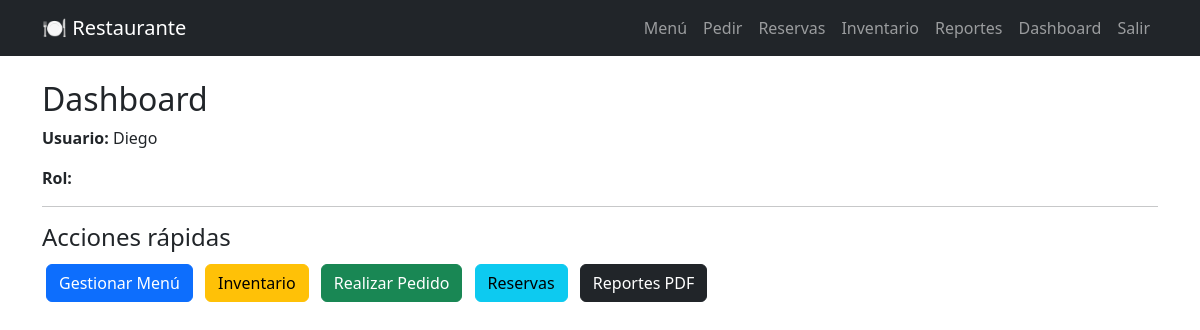
The app's page /dashboard/ (signed in), older data.
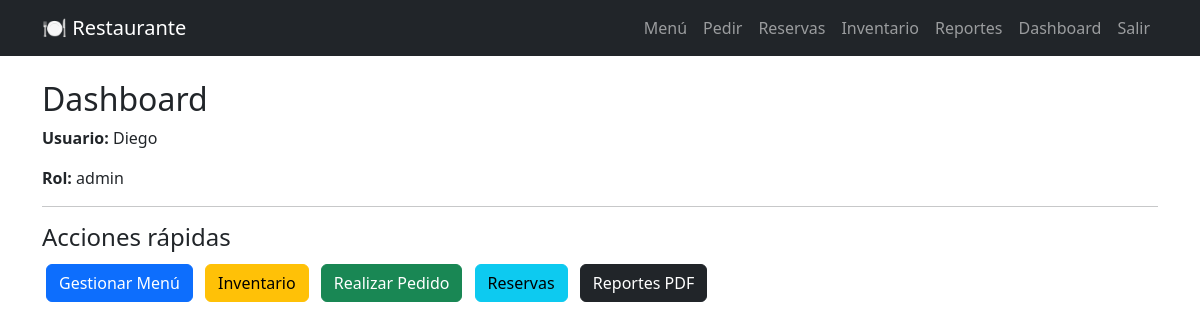
The same page, newer data.
### core/models.py (models this page shows, shortened)
class Profile(models.Model):
    ROLE_CHOICES = [
        ("admin", "Administrador"),
        ("mesero", "Mesero"),
        ("cliente", "Cliente"),
    ]
    user = models.OneToOneField(User, on_delete=models.CASCADE)
    role = models.CharField(max_length=20, choices=ROLE_CHOICES, default="cliente")

### core/views.py (the view)
# urls.py: path("dashboard/", views.dashboard, name="dashboard"),
@login_required
def dashboard(request):
    profile = Profile.objects.filter(user=request.user).first()
    return render(request, "core/dashboard.html", {"profile": profile})

### templates/core/dashboard.html
{% extends "base.html" %}
{% block content %}
<h2>Dashboard</h2>
<p><strong>Usuario:</strong> {{ user.username }}</p>
<p><strong>Rol:</strong> {{ profile.role }}</p>
<hr>
<h4>Acciones rápidas</h4>
<a href="/menu/dishes/" class="btn btn-primary m-1">Gestionar Menú</a>
<a href="/inventory/" class="btn btn-warning m-1">Inventario</a>
<a href="/orders/menu/" class="btn btn-success m-1">Realizar Pedido</a>
<a href="/reservations/" class="btn btn-info m-1">Reservas</a>
<a href="/reports/top-dishes/" class="btn btn-dark m-1">Reportes PDF</a>
{% endblock %}

Row changes from the older to the newer data that the page shows:
added Profile: role "admin"
